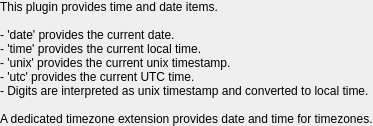
<?xml version="1.0" encoding="UTF-8"?>
<ui version="4.0">
 <class>ConfigWidget</class>
 <widget class="QWidget" name="ConfigWidget">
  <layout class="QVBoxLayout">
   <property name="leftMargin">
    <number>0</number>
   </property>
   <property name="topMargin">
    <number>0</number>
   </property>
   <property name="rightMargin">
    <number>0</number>
   </property>
   <property name="bottomMargin">
    <number>0</number>
   </property>
   <item>
    <widget class="QLabel" name="label">
     <property name="lineWidth">
      <number>36</number>
     </property>
     <property name="text">
      <string>This plugin provides time and date items. 

- 'date' provides the current date. 
- 'time' provides the current local time.
- 'unix' provides the current unix timestamp.
- 'utc' provides the current UTC time.
- Digits are interpreted as unix timestamp and converted to local time.

A dedicated timezone extension provides date and time for timezones.</string>
     </property>
     <property name="textFormat">
      <enum>Qt::MarkdownText</enum>
     </property>
     <property name="wordWrap">
      <bool>true</bool>
     </property>
    </widget>
   </item>
   <item>
    <spacer name="verticalSpacer">
     <property name="orientation">
      <enum>Qt::Vertical</enum>
     </property>
     <property name="sizeHint" stdset="0">
      <size>
       <width>0</width>
       <height>0</height>
      </size>
     </property>
    </spacer>
   </item>
  </layout>
 </widget>
 <resources/>
 <connections/>
</ui>
